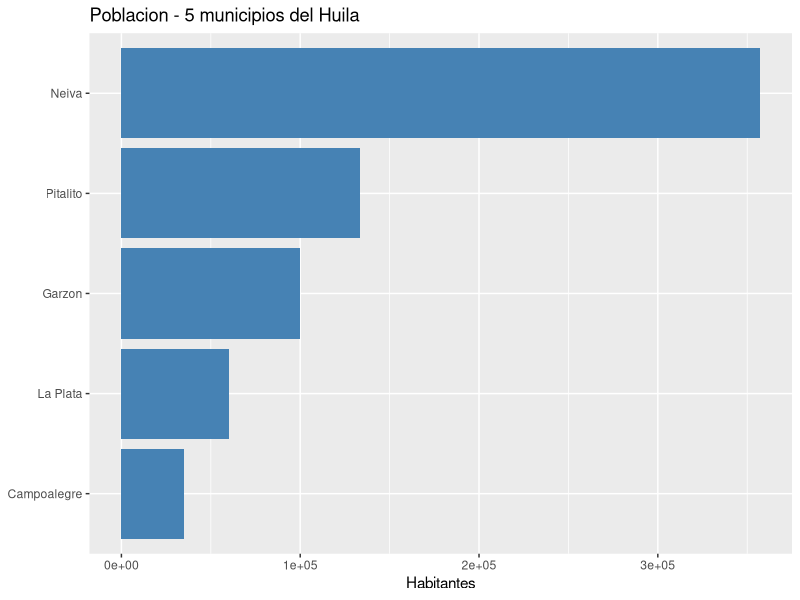

This figure's R source:
# Sesión 1 - Analista de Políticas Públicas
# Fecha: 27 de julio de 2026

library(tidyverse)

# 1. Un vector
edades_jovenes <- c(15, 17, 22, 24, 28, 19, 21)
mean(edades_jovenes)

# 2. Un data frame simple
municipios_huila <- tibble(
  municipio = c("Neiva", "Pitalito", "Garzon", "La Plata", "Campoalegre"),
  poblacion = c(357392, 133380, 100062, 60195, 35120)
)

print(municipios_huila)

# 3. Un gráfico simple
ggplot(municipios_huila, aes(x = reorder(municipio, poblacion), y = poblacion)) +
       geom_col(fill = "steelblue") + 
         coord_flip() +
         labs(title = "Poblacion - 5 municipios del Huila", 
              x = NULL, y = "Habitantes")
